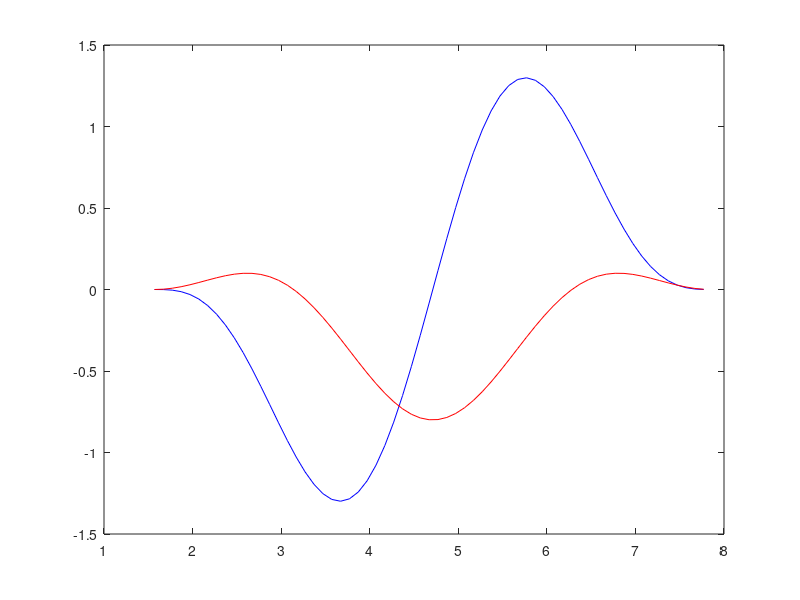
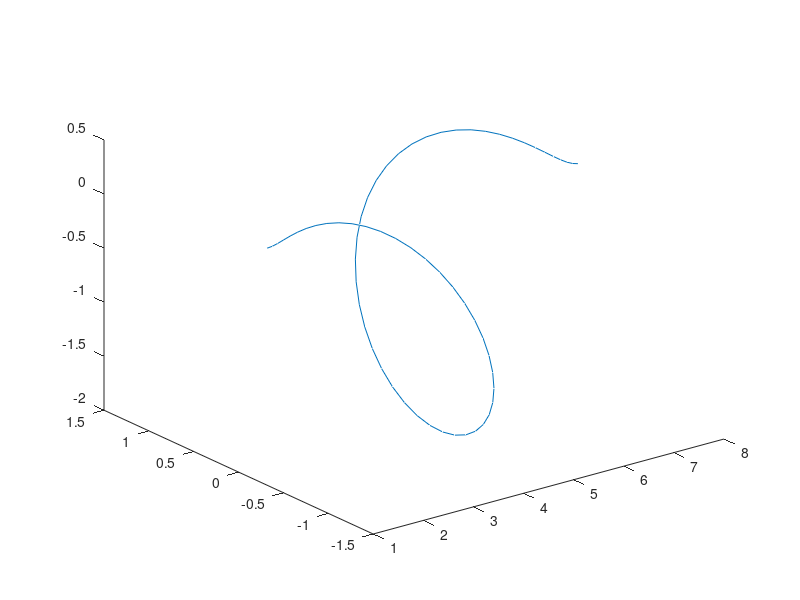

MATLAB code to generate these figures, in order:
t= pi/2:0.1:2.5*pi;

p=1-sin(t);
x=p.*cos(t);
y=p.*sin(t);
ya=x+i*0.4*y;
plot(ya,'b');

plot(t,real(ya),'b');
hold on
plot(t,imag(ya),'r');
hold off
figure;
plot3(t,x,y)

